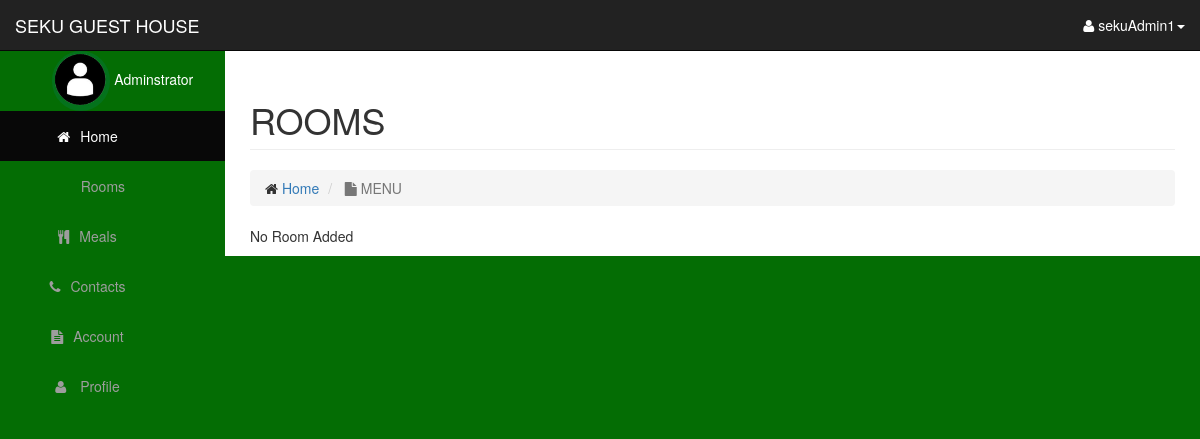
Page /admin/show_room_cat.php (signed in) on the earlier database version.
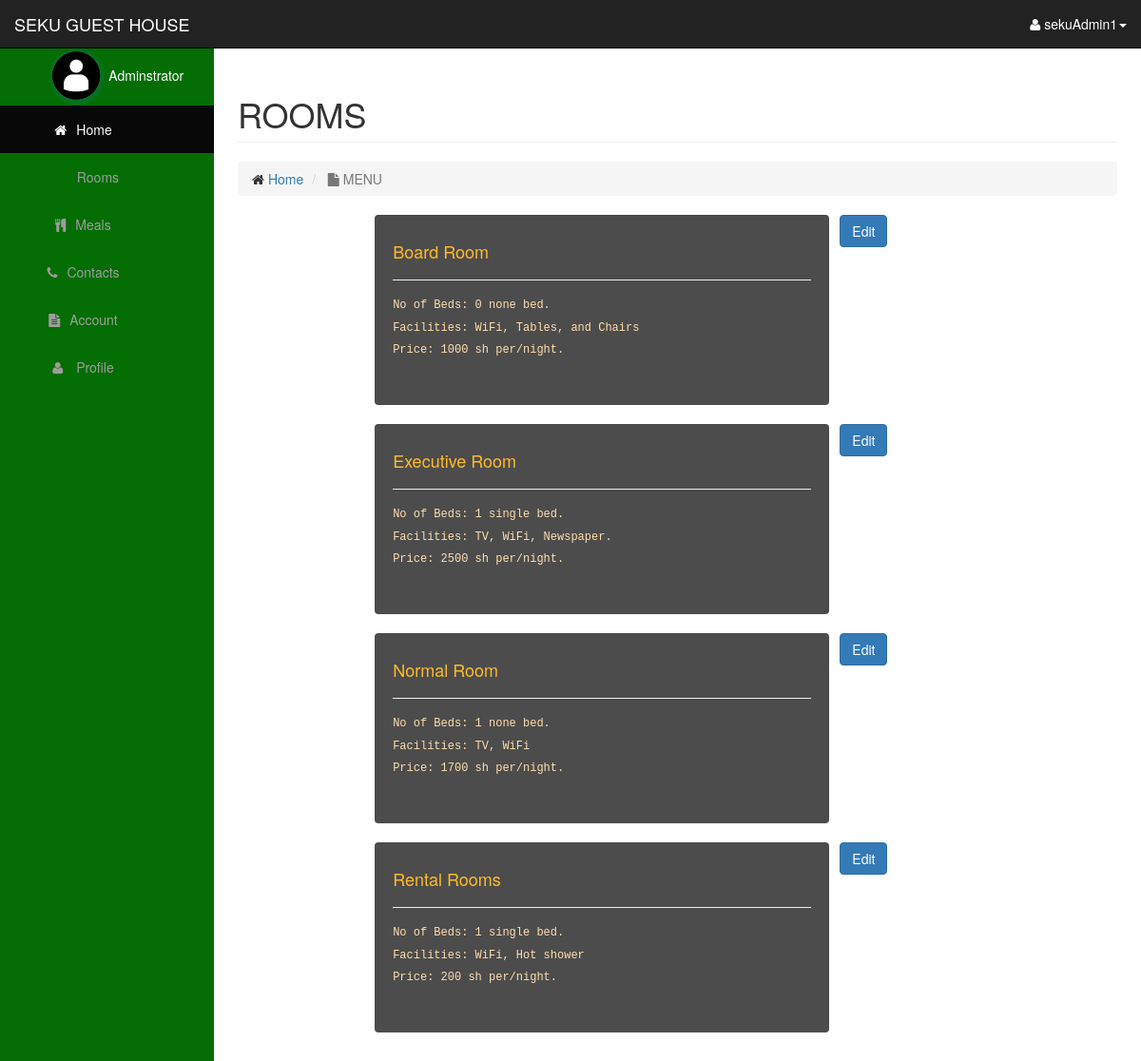
Same page on the later database version.
### tables this page shows
CREATE TABLE `room_category` (
  `roomname` text NOT NULL,
  `room_qnty` int(11) NOT NULL,
  `available` int(11) NOT NULL,
  `booked` int(11) NOT NULL,
  `no_bed` int(11) NOT NULL,
  `bedtype` text NOT NULL,
  `facility` text NOT NULL,
  `price` float NOT NULL
);

### admin/includes/class.user.php (called while the page is built, shortened)
<?php
        class user
        {
            public function __construct()
            {
                $this->db=new mysqli('localhost','root','','seku_guest_house');
            }
        }
?>

### admin/show_room_cat.php (the view, shortened to what this page needs)
<?php
include_once 'includes/class.user.php';
$user=new User();
?>
<body>
  <?php include 'includes/navigation.php';?>
  <div id="page-wrapper">
            <div class="container-fluid">
              <div class="row">
                    <div class="col-lg-12">
                        <h1 class="page-header">
                        ROOMS
                            </h1>
                        <ol class="breadcrumb">
                            <li>
                                <i class="fa fa-Home"></i>  <a href="index.php">Home</a>
                            </li>
                            <li class="active">
                                <i class="fa fa-file"></i> MENU
                            </li>
                        </ol>
                    </div>
                </div>
        <?php
        $sql="SELECT * FROM room_category";
        $result = mysqli_query($user->db, $sql);
        if($result)
        {
            if(mysqli_num_rows($result) > 0)
            {
                while($row = mysqli_fetch_array($result))
                {
                    echo "
                            <div class='row'>
                            <div class='col-md-2'></div>
                            <div class='col-md-6 well'>
                                <h4>".$row['roomname']."</h4><hr>
                                <h6>No of Beds: ".$row['no_bed']." ".$row['bedtype']." bed.</h6>
                                <h6>Facilities: ".$row['facility']."</h6>
                                <h6>Price: ".$row['price']." sh per/night.</h6>
                            </div>
                            &nbsp;&nbsp;
                            <a href='edit_room_cat.php?roomname=".$row['roomname']."'><button class='btn btn-primary button'>Edit</button></a>
                            </div>
                         ";
                }
            }
            else
            {
                echo "No Room Added";
            }
        }
        else
        {
            echo "Cannot connect to server".$result;
        }
        ?>
    </div>
</body>
</html>

### admin/includes/navigation.php (shortened to what this page needs)
 <link href="css/nav.css" rel="stylesheet">
<?php include 'includes/header.php';?>
<body>
    <div id="wrapper">
        <nav class="navbar navbar-inverse navbar-fixed-top" role="navigation">
            <div class="navbar-header">
                <a class="navbar-brand" href="index.php">SEKU GUEST HOUSE</a>
            </div>
            <ul class="nav navbar-right top-nav">
                <li class="dropdown">
                    <a href="#" class="dropdown-toggle" data-toggle="dropdown"><i class="fa fa-user"></i> <?php echo $_SESSION['usname']?><b class="caret"></b></a>
                </li>
            </ul>
            <div class="collapse navbar-collapse navbar-ex1-collapse">
                <ul class="nav navbar-nav side-nav">
                    <li class="active">
                            <img src="../admin/images/admin.jpg" height=60>
                               <span>Adminstrator</span>
                        <a href="./index.php"><i class="fa fa-home "></i>Home</a>
                    </li>
                    <li>
                    <a href="javascript:;" data-toggle="collapse" data-target="#rooms"><span class="glyphicon glyphicon-bed" area-hidden="true"></span>Rooms</a>
                    </li>
                    <li>
                        <a href="javascript:;" data-toggle="collapse" data-target="#meals"><i class="fa fa-cutlery"></i>Meals
                    </li>
                    <li>
                    <a href="./admincontacts.php"><i class="fa fa-phone"></i>Contacts</a>
                    </li>
                     <li>
                    <a href="./adminaccounts.php"><i class="fa fa-file-text"></i>Account</a>
                    </li>
                     <li>
                    <a href="./profile.php"><i class="fa fa-user"></i>  Profile</a>
                    </li>
                </ul>
            </div>
        </nav>

### admin/includes/header.php (shortened to what this page needs)
<!DOCTYPE html>
<html lang="en">
<head>
    <link href="css/bootstrap.min.css" rel="stylesheet">
    <link href="css/seku.css" rel="stylesheet">
    <link href="font-awesome/css/font-awesome.min.css" rel="stylesheet" type="text/css">
      <link href="css/fonts/Anton-Regular.ttf" rel="stylesheet">
</head>

### admin/css/nav.css (style rules this page uses)
.side-nav>li>img { margin-left: 2rem; border-radius: 50%; }
.side-nav>li { text-align: center; }
.side-nav>li>a>i { padding-right:1rem; margin-left:-5rem; }
.side-nav>li>a>.glyphicon { padding-right:1rem; margin-left:-40px; }
.side-nav>li>span { color:#fff; }

### admin/css/seku.css (style rules this page uses)
body { margin-top: 100px; background-color: #046D04; }
@media (min-width:768px) { body { margin-top: 50px; } }
#wrapper { padding-left: 0; }
#page-wrapper { width: 100%; padding: 0; background-color: #fff; }
@media (min-width:768px) { #wrapper { padding-left: 225px; } }
@media (min-width:768px) { #page-wrapper { padding: 10px; } }
.top-nav { padding: 0 15px; }
.top-nav>li { display: inline-block; float: left; }
.top-nav>li>a { padding-top: 15px; padding-bottom: 15px; line-height: 20px; color: #fff; }
@media (min-width:768px) { .side-nav { position: fixed; top: 51px; left: 225px; width: 225px; margin-left: -225px; border: none; border-radius: 0; overflow-y: auto; background: #046D04; } }
@media (min-width:768px) { .side-nav>li>a { width: 225px; } }
.side-nav>li>ul>li>a { display: block; padding: 10px 15px 10px 38px; text-decoration: none; color: #fff; }

### admin/show_room_cat.php (style rules this page uses)
.well { background: rgba(0, 0, 0, 0.7); border: none; height: 200px; }
h4 { color: #ffbb2b; }
h6 { color: navajowhite; font-family: monospace; }

Differences in the rows shown:
added room_category: roomname "Board Room", no_bed "0", bedtype "none", facility "WiFi, Tables, and Chairs", price "1000"
added room_category: roomname "Executive Room", no_bed "1", bedtype "single", facility "TV, WiFi, Newspaper.", price "2500"
added room_category: roomname "Normal Room", no_bed "1", bedtype "none", facility "TV, WiFi", price "1700"
added room_category: roomname "Rental Rooms", no_bed "1", bedtype "single", facility "WiFi, Hot shower", price "200"
Other differences:
text no longer shown: "No Room Added"
